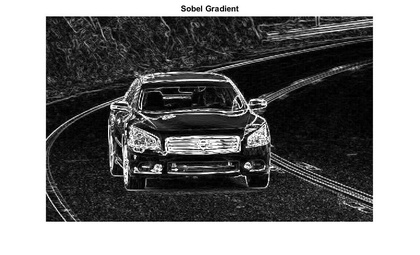
%> input picture SobelGradientOutpur.jpg, 420 x 255 px, shrunk from 769 x 467 before the run
$ octave edgeDetection.m   (GNU Octave 9; MATLAB toolbox functions it lacks are replaced by stand-ins)
%> lines starting %> are read from the running program, lines starting %| are printed output that depends on the picture; in (x1, y1, x2, y2) boxes, pixels count from 0 and x2, y2 are one past the last pixel; in counts of white or black regions, pixels touching at a corner belong together; the program's own positions count from 1
%Read image file from UI
[fn pn] = uigetfile('*.jpg', 'Select image file');
%> the answer given: SobelGradientOutpur.jpg
filepath= strcat(pn,fn);
I = imread(filepath);
%> I is the input picture: size 255x420x3 uint8; min 0, max 255, mean 122.5

%Extracting R G B values
R = double(I(:,:,1));
G = double(I(:,:,2));
B = double(I(:,:,3));

% Converting to gray image
dbl = double((R+G+B)/3);
Final = uint8(dbl);
Gray = double(Final);

%Applying Sobel gradient algorithm

for i = 1:size(Gray,1)-2
    for j = 1:size(Gray,2)-2
        Gx =((2*Gray(i+2,j+1)+Gray(i+2,j)+Gray(i+2,j+2))-(2*Gray(i,j+1)+Gray(i,j)+Gray(i,j+2)));
        Gy =((2*Gray(i+1,j+2)+Gray(i,j+2)+Gray(i+2,j+2))-(2*Gray(i+1,j)+Gray(i,j)+Gray(i+2,j)));
        Edg(i,j) = sqrt(Gx.^2+Gy.^2);
    end
end
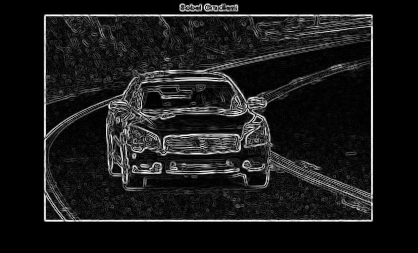
%> Edg: size 253x418 double; min 0, max 1020.3, mean 103.9; drawn with min black and max white
sobgradient = uint8(Edg);
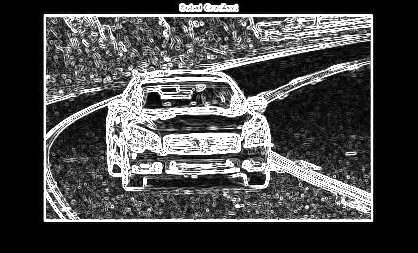
%> sobgradient: size 253x418 uint8; min 0, max 255, mean 72.4
figure, imshow(sobgradient);
title('Sobel Gradient');

%Detection of edge using threshold 255

edges = sobgradient;
for i=1:size(Gray,1)-2
    for j=1:size(Gray,2)-2
        if sobgradient(i,j) < 255
            edges(i,j) = 0;
        else
            edges(i,j)= 1;
        end
    end
end
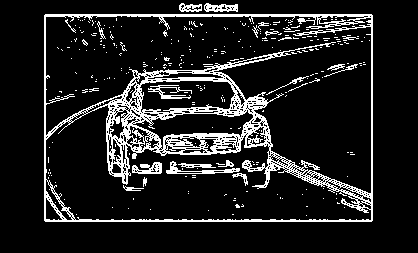
%> edges: size 253x418 uint8; values 0 (black) and 1 (white), 12.6% white in thin lines or dots, all inside (x1, y1, x2, y2) = (44, 3, 373, 222)
edges = logical(edges);
figure,imshow(edges);
title('Detected Edges');
